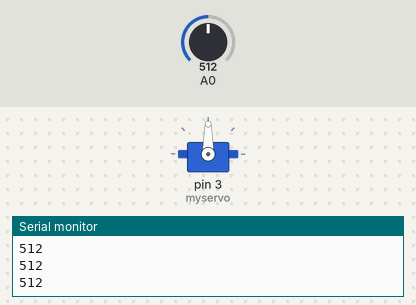
Recording of a sketch running on a simulated Arduino Uno, built with avr-gcc and run on an emulated ATmega328P. Parts: servo, the last lines printed to the serial monitor. Inputs (shaded band) come from the test bench; at power-on: A0 = 512.

Above: at 1.2 s.
1.3 s: A0 set to 212
2.8 s: A0 set to 192
At 4.06 s:
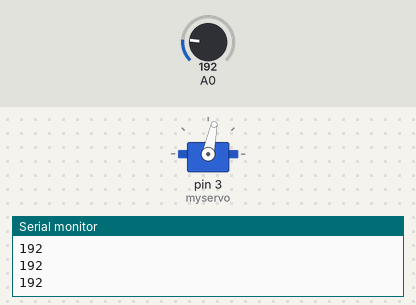
5.8 s: A0 set to 210
At 7.0 s:
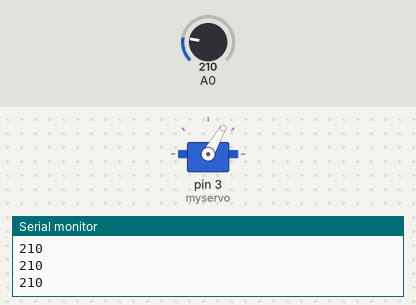
7.3 s: A0 set to 190
At 8.59 s:
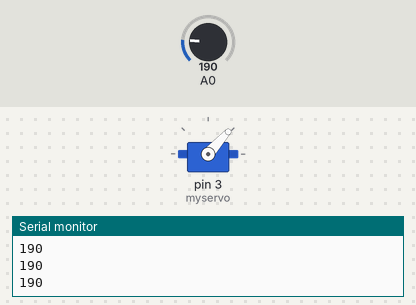
10.3 s: A0 set to 306
At 11.2 s:
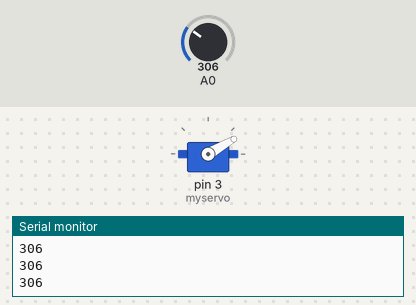
11.8 s: A0 set to 122
At 13.11 s:
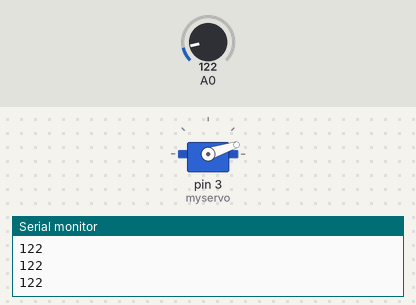
Timing chart, 0 to 15.8 s (numbered marks = the images above; inputs shaded):
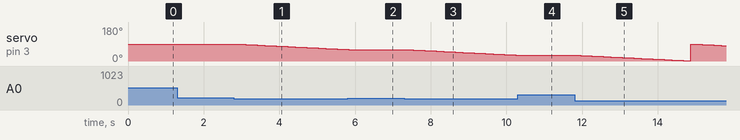

Measured:
- the behaviour switches between 201 and 200 on A0 (found by bisection; images 0 and 1)
- after the input at 2.8 s, servo on pin 3 (myservo): moves from 90° to 61° over 2.8 s, starting after 0.11 s
- after the input at 5.8 s, servo on pin 3 (myservo): goes on until 5.8 s, then stays 60°
- after the input at 7.3 s, servo on pin 3 (myservo): moves from 60° to 31° over 2.8 s, starting after 0.14 s
- after the input at 10.3 s, servo on pin 3 (myservo): goes on until 10.3 s, then stays 30°
- after the input at 11.8 s, servo on pin 3 (myservo): 30° → 29° after 0.16 s, → 28° 0.10 s later, → 27° 0.10 s later, → 26° 0.10 s later, … (39 changes in this stretch)

The sketch:

test_servo_cny70.ino
```cpp
#include <Servo.h>
Servo myservo;
int valServo = 90;
int valCNY70;

void setup() {
  Serial.begin(9600);
  myservo.attach(3);
}

void loop() {
  Serial.println(analogRead(0));

  valCNY70 = analogRead(0);

  if (valCNY70 > 200) {
    myservo.write(valServo);
    delay(100);
  } else {
    myservo.write(valServo);
    delay(100);
    valServo--;
    if (valServo == 0) {
                                    //      for (int i = 0; i < 90; i++) { esto lo habia pensado para que la mano vuelva
                                    //        myservo.write(i);           sin pegar el latigazo, pero no sé cómo hacer
                                    //        delay(25);                  para que sense en ese retroceso
                                    //      }
      valServo = 90;
    }
  }


}
```
